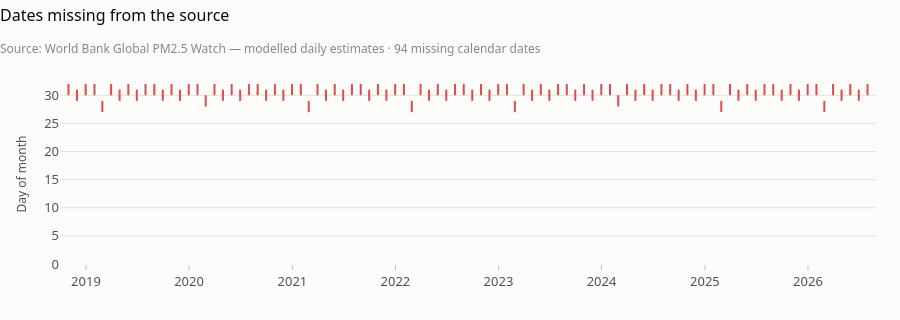

Here is the notebook cell this chart was saved with:
### Code cell
charts.gap_strip(gaps, wb['date'].min(), wb['date'].max())
